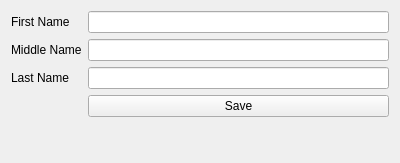
<?xml version="1.0" encoding="UTF-8"?>
<ui version="4.0">
 <class>EditAuthor</class>
 <widget class="QWidget" name="EditAuthor">
  <property name="geometry">
   <rect>
    <x>0</x>
    <y>0</y>
    <width>400</width>
    <height>163</height>
   </rect>
  </property>
  <property name="windowTitle">
   <string>Form</string>
  </property>
  <layout class="QFormLayout" name="formLayout">
   <item row="0" column="0">
    <widget class="QLabel" name="label">
     <property name="text">
      <string>First Name</string>
     </property>
    </widget>
   </item>
   <item row="0" column="1">
    <widget class="QLineEdit" name="first_name"/>
   </item>
   <item row="1" column="0">
    <widget class="QLabel" name="label_3">
     <property name="text">
      <string>Middle Name</string>
     </property>
    </widget>
   </item>
   <item row="1" column="1">
    <widget class="QLineEdit" name="middle_name"/>
   </item>
   <item row="2" column="0">
    <widget class="QLabel" name="label_2">
     <property name="text">
      <string>Last Name</string>
     </property>
    </widget>
   </item>
   <item row="2" column="1">
    <widget class="QLineEdit" name="last_name"/>
   </item>
   <item row="3" column="1">
    <widget class="QPushButton" name="save_button">
     <property name="text">
      <string>Save</string>
     </property>
    </widget>
   </item>
  </layout>
 </widget>
 <resources/>
 <connections/>
</ui>
